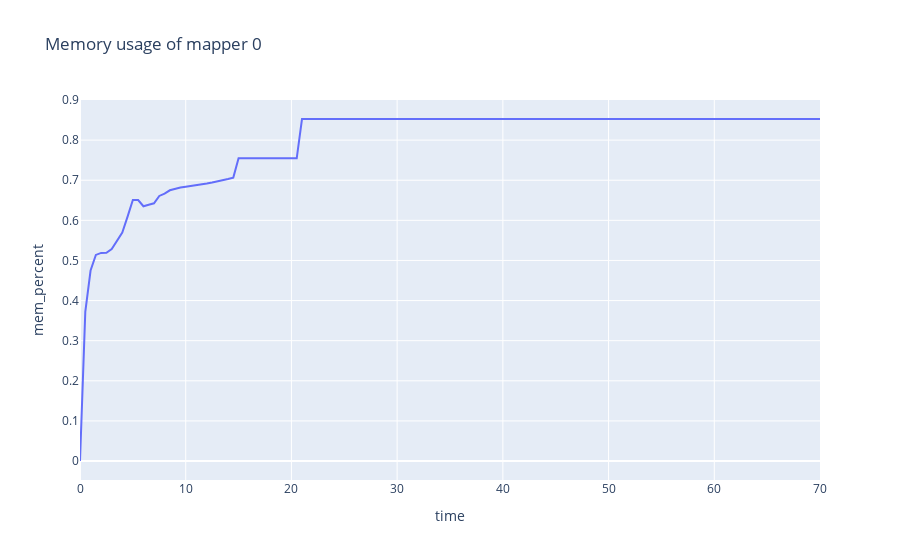

The cell this chart's notebook holds for it:
### Code cell
mem_fig.show()

### Figure 1 — Plotly figure (JSON) as saved in the notebook; plotly's stock layout.template omitted (floating-point values rounded to 4 significant figures; data arrays with more than 128 entries replaced by an {"elided": "..."} marker saying what was removed)
{"data": [{"hovertemplate": "time=%{x}<br>mem_percent=%{y}<extra></extra>", "legendgroup": "", "line": {"color": "#636efa", "dash": "solid"}, "marker": {"symbol": "circle"}, "mode": "lines", "name": "", "orientation": "v", "showlegend": false, "type": "scatter", "x": {"elided": "141 float values"}, "xaxis": "x", "y": {"elided": "141 float values"}, "yaxis": "y"}], "layout": {"legend": {"tracegroupgap": 0}, "title": {"text": "Memory usage of mapper 0"}, "xaxis": {"anchor": "y", "domain": [0, 1], "title": {"text": "time"}}, "yaxis": {"anchor": "x", "domain": [0, 1], "title": {"text": "mem_percent"}}}}
